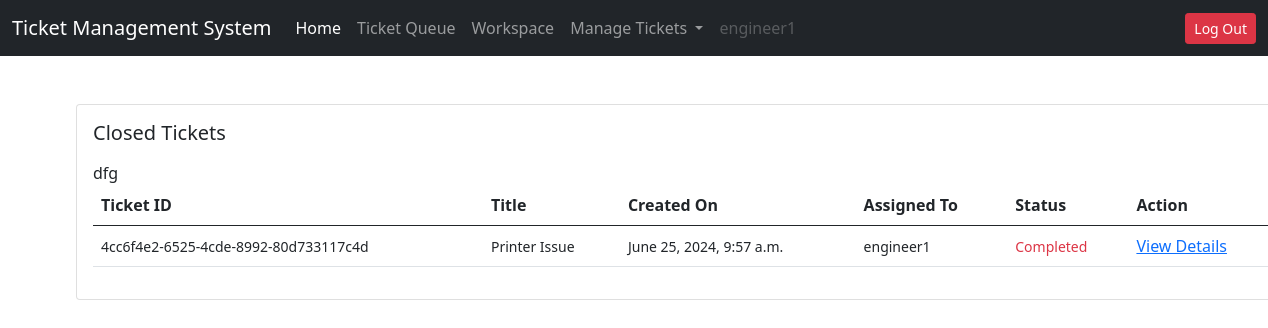
/all-tickets-resolved/ (signed in), run on the app's committed database.
### users/models.py (models this page shows, shortened)
class User(AbstractUser):
    is_customer = models.BooleanField(default=False)
    is_engineer = models.BooleanField(default=False)
    email = models.EmailField(unique=True)

### ticket/models.py (models this page shows, shortened)
class Ticket(models.Model):
    status_choices = (
        ('Active', 'Active'),
        ('Completed', 'Completed'),
        ('Pending', 'Pending'),
    )
    ticket_number = models.UUIDField(default=uuid.uuid4)
    title = models.CharField(max_length=100)
    description = models.TextField()
    created_by = models.ForeignKey(User, on_delete=models.CASCADE, related_name="created_by")
    date_created = models.DateTimeField(auto_now_add=True)
    assigned_to = models.ForeignKey(User, on_delete=models.DO_NOTHING, null=True, blank=True)
    is_resolved = models.BooleanField(default=False)
    accepted_date = models.DateTimeField(null=True, blank=True)
    closed_date = models.DateTimeField(null=True, blank=True)
    ticket_status = models.CharField(max_length=100, choices=status_choices, default='Pending')

### ticket/views.py (the view)
# urls.py: path('all-tickets-resolved/', views.all_tickets_resolved, name='all-tickets-resolved'),
@login_required(login_url='login')
def all_tickets_resolved(request):
    ticket = Ticket.objects.filter(assigned_to=request.user, is_resolved=True)
    context = {
        'ticket': ticket
    }
    return render(request, 'ticket/all_tickets_resolved.html', context)

### templates/ticket/all_tickets_resolved.html (shortened to what this page needs)
{% extends 'base.html' %}
{% load widget_tweaks %}
{% block content %}
<div class="card mx-auto" style="width: 76rem;">
    <div class="card-body">
        <h5 class="card-title mb-3 ">Closed Tickets</h5>
        <table class="table">
            <thead>
                <tr>
                    <th scope="col">Ticket ID</th>
                    <th scope="col">Title</th>
                    <th scope="col">Created On</th>
                    <th scope="col">Assigned To</th>
                    <th scope="col">Status</th>
                    <th scope="col">Action</th>
                </tr>
            </thead>
            <tbody>
                {% for ticket in ticket %}
                <tr>
                    <td><small>{{ ticket.ticket_number }}</small></td>
                    <td><small>{{ ticket.title }}</small></td>
                    <td><small>{{ ticket.date_created }}</small></td>
                    {% if ticket.assigned_to %}
                    <td><small>{{ ticket.assigned_to.username }}</small></td>
                    {% else %}
                    <td><small>Not Assigned</small></td>
                    {% endif %}
                    {% if ticket.ticket_status == 'Active' %}
                    <td class="text-success"><small>Active</small></td>
                    {% elif ticket.ticket_status == 'Completed' %}
                    <td class="text-danger"><small>Completed</small></td>
                    {% elif ticket.ticket_status == 'Pending' %}
                    <td class="text-warning"><small>Pending</small></td>
                    {% endif %}
                    <td><a href="{% url 'ticket-details' ticket.id %}">View Details</a></td>
                </tr>
                {% endfor %}
            </tbody>
        </table>
    </div>
</div>
{% endblock content %}

### templates/base.html (shortened to what this page needs)
<!DOCTYPE html>
<html lang="en">
<head>
    <link href="https://cdn.jsdelivr.net/npm/bootstrap@5.0.2/dist/css/bootstrap.min.css" rel="stylesheet"
>
    <link rel="stylesheet" href="https://cdnjs.cloudflare.com/ajax/libs/font-awesome/6.0.0-beta3/css/all.min.css">
</head>
<body>
    {% if request.user.is_customer %}
    <nav class="navbar navbar-expand-lg navbar-dark bg-dark">
        <div class="container-fluid">
            <a href="/" class="navbar-brand">Ticket Management System</a>
            <button class="navbar-toggler" type="button" data-bs-toggle="collapse"
            data-bs-target="#navbarSupportedContent" aria-controls="navbarSupportedContent" aria-expanded="false"
            aria-label="Toggle navigation">
            <span class="navbar-toggler-icon"></span>
        </button>
        <div class="collapse navbar-collapse" id="navbarSupportedContent">
            <ul class="navbar-nav me-auto mb-2 mb-lg-0">
                <li class="nav-item">
                    <a href="" class="nav-link active">Home</a>
                </li>
                <li class="nav-item">
                    <a href="{% url 'create-ticket' %}" class="nav-link">Create Ticket</a>
                </li>
                <li class="nav-item">
                    <a href="{% url 'all-tickets' %}" class="nav-link">View Tickets</a>
                </li>
                <li class="nav-item">
                    <a href="#" class="nav-link disabled" tabindex="-1" aria-disabled="true">{{ request.user.username }}</a>
                </li>
            </ul>
            <a href="{% url 'logout' %}" class="btn btn-danger btn-sm ms-2"> Log Out</a>
        </div>
        </div>
    </nav>
    {% elif request.user.is_engineer %}
    <nav class="navbar navbar-expand-lg navbar-dark bg-dark">
        <div class="container-fluid">
            <a href="/" class="navbar-brand">Ticket Management System</a>
        <div class="collapse navbar-collapse" id="navbarSupportedContent">
            <ul class="navbar-nav me-auto mb-2 mb-lg-0">
                <li class="nav-item">
                    <a href="" class="nav-link active">Home</a>
                </li>
                <li class="nav-item">
                    <a href="{% url 'ticket-queue' %}" class="nav-link">Ticket Queue</a>
                </li>
                <li class="nav-item">
                    <a href="{% url 'workspace' %}" class="nav-link">Workspace</a>
                </li>
                <li class="nav-item dropdown">
                    <a class="nav-link dropdown-toggle" href="#" id="navbarDropdown" role="button" data-bs-toggle="dropdown" aria-expanded="false">
                        Manage Tickets
                    </a>
                </li>
                <li class="nav-item">
                    <a href="#" class="nav-link disabled" tabindex="-1" aria-disabled="true">{{ request.user.username }}</a>
                </li>
            </ul>
            <a href="{% url 'logout' %}" class="btn btn-danger btn-sm ms-2"> Log Out</a>
        </div>
        </div>
    </nav>
    {% endif %}
    <div class="container mt-5">
        {% block content %}
        {% endblock content %}
    </div>
</body>
</html>

### data on the page
User: user.username "engineer1"
Ticket: ticket_number "4cc6f4e2-6525-4cde-8992-80d733117c4d", title "Printer Issue", date_created "June 25, 2024, 9:57 a.m.", assigned_to.username "engineer1", ticket_status "Completed"
